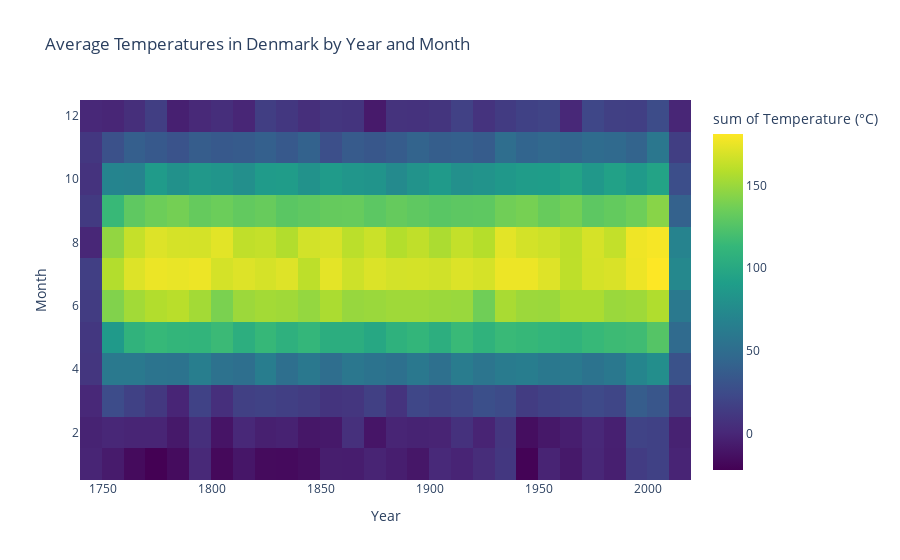

Source (notebook cell):
### Markdown cell above
The data shows the historic drop in the average temperature in America throughout the early 1800s, followed by the steady increase after the Industrial Revolution.

### Code cell
df = pd.read_csv("GlobalLandTemperaturesByCity.csv")
df['dt'] = pd.to_datetime(df['dt'])
df = df[df['Country'] == "Denmark"]

df['year'] = df['dt'].dt.year
df['month'] = df['dt'].dt.month

heatmap_data = df.groupby(['year', 'month'])['AverageTemperature'].mean().reset_index()

fig = px.density_heatmap(heatmap_data, x="year", y="month", z="AverageTemperature", color_continuous_scale="Viridis",
    title="Average Temperatures in Denmark by Year and Month", labels={"year": "Year", "month": "Month", "AverageTemperature": "Temperature (°C)"},
    nbinsx=50, nbinsy=12
)
fig.show()

### Figure 1 — Plotly figure (JSON) as saved in the notebook; plotly's stock layout.template omitted (floating-point values rounded to 4 significant figures; data arrays with more than 128 entries replaced by an {"elided": "..."} marker saying what was removed)
{"data": [{"coloraxis": "coloraxis", "histfunc": "sum", "hovertemplate": "Year=%{x}<br>Month=%{y}<br>sum of Temperature (°C)=%{z}<extra></extra>", "name": "", "nbinsx": 50, "nbinsy": 12, "type": "histogram2d", "x": {"elided": "3239 int values"}, "xaxis": "x", "xbingroup": "x", "y": {"elided": "3239 int values"}, "yaxis": "y", "ybingroup": "y", "z": {"elided": "3239 float values"}}], "layout": {"coloraxis": {"colorbar": {"title": {"text": "sum of Temperature (°C)"}}, "colorscale": [[0, "#440154"], [0.1111, "#482878"], [0.2222, "#3e4989"], [0.3333, "#31688e"], [0.4444, "#26828e"], [0.5556, "#1f9e89"], [0.6667, "#35b779"], [0.7778, "#6ece58"], [0.8889, "#b5de2b"], [1, "#fde725"]]}, "legend": {"tracegroupgap": 0}, "title": {"text": "Average Temperatures in Denmark by Year and Month"}, "xaxis": {"anchor": "y", "domain": [0, 1], "title": {"text": "Year"}}, "yaxis": {"anchor": "x", "domain": [0, 1], "title": {"text": "Month"}}}}
